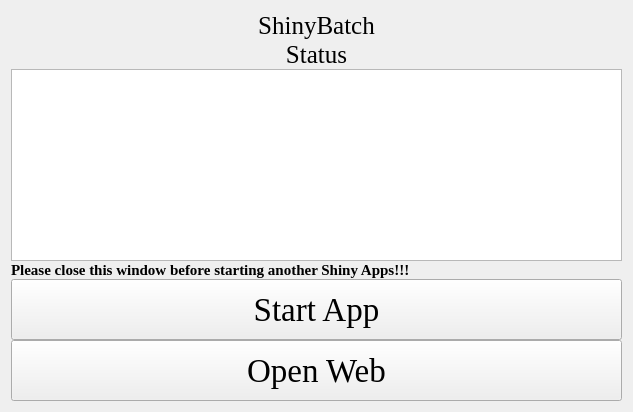
<?xml version="1.0" encoding="UTF-8"?>
<ui version="4.0">
 <class>Form</class>
 <widget class="QWidget" name="Form">
  <property name="geometry">
   <rect>
    <x>0</x>
    <y>0</y>
    <width>633</width>
    <height>412</height>
   </rect>
  </property>
  <property name="windowTitle">
   <string>Form</string>
  </property>
  <property name="styleSheet">
   <string notr="true">background-image: url(D:/tools/Pycharm/pyqt/logo/green_back.png);</string>
  </property>
  <layout class="QGridLayout" name="gridLayout_4">
   <property name="verticalSpacing">
    <number>0</number>
   </property>
   <item row="0" column="0">
    <layout class="QGridLayout" name="gridLayout_5">
     <property name="verticalSpacing">
      <number>0</number>
     </property>
     <item row="0" column="0" colspan="3">
      <widget class="QLabel" name="label">
       <property name="sizePolicy">
        <sizepolicy hsizetype="Preferred" vsizetype="Fixed">
         <horstretch>0</horstretch>
         <verstretch>0</verstretch>
        </sizepolicy>
       </property>
       <property name="font">
        <font>
         <family>Times New Roman</family>
         <pointsize>19</pointsize>
        </font>
       </property>
       <property name="text">
        <string>ShinyBatch</string>
       </property>
       <property name="alignment">
        <set>Qt::AlignCenter</set>
       </property>
      </widget>
     </item>
     <item row="3" column="0" colspan="3">
      <widget class="QLabel" name="label_4">
       <property name="sizePolicy">
        <sizepolicy hsizetype="Preferred" vsizetype="Fixed">
         <horstretch>0</horstretch>
         <verstretch>0</verstretch>
        </sizepolicy>
       </property>
       <property name="font">
        <font>
         <family>Times New Roman</family>
         <pointsize>19</pointsize>
        </font>
       </property>
       <property name="text">
        <string>Status</string>
       </property>
       <property name="alignment">
        <set>Qt::AlignCenter</set>
       </property>
      </widget>
     </item>
     <item row="5" column="0" rowspan="2" colspan="3">
      <widget class="QTextBrowser" name="textBrowser">
       <property name="styleSheet">
        <string notr="true">background-image: url(D:/Documents/Desktop/white.png)</string>
       </property>
      </widget>
     </item>
     <item row="7" column="0" colspan="3">
      <widget class="QLabel" name="label_3">
       <property name="sizePolicy">
        <sizepolicy hsizetype="Preferred" vsizetype="Fixed">
         <horstretch>0</horstretch>
         <verstretch>0</verstretch>
        </sizepolicy>
       </property>
       <property name="font">
        <font>
         <family>Times New Roman</family>
         <pointsize>11</pointsize>
         <weight>75</weight>
         <bold>true</bold>
        </font>
       </property>
       <property name="text">
        <string>Please close this window before starting another Shiny Apps!!!</string>
       </property>
      </widget>
     </item>
     <item row="8" column="0" colspan="3">
      <widget class="QPushButton" name="pushButton">
       <property name="sizePolicy">
        <sizepolicy hsizetype="Preferred" vsizetype="Preferred">
         <horstretch>0</horstretch>
         <verstretch>0</verstretch>
        </sizepolicy>
       </property>
       <property name="font">
        <font>
         <family>Times New Roman</family>
         <pointsize>25</pointsize>
        </font>
       </property>
       <property name="text">
        <string>Start App</string>
       </property>
      </widget>
     </item>
     <item row="9" column="0" colspan="3">
      <widget class="QPushButton" name="pushButton_2">
       <property name="sizePolicy">
        <sizepolicy hsizetype="Preferred" vsizetype="Preferred">
         <horstretch>0</horstretch>
         <verstretch>0</verstretch>
        </sizepolicy>
       </property>
       <property name="font">
        <font>
         <family>Times New Roman</family>
         <pointsize>25</pointsize>
        </font>
       </property>
       <property name="text">
        <string>Open Web</string>
       </property>
      </widget>
     </item>
    </layout>
   </item>
  </layout>
 </widget>
 <resources/>
 <connections/>
</ui>
